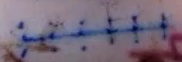
#> input picture cvat_dataset/images/default/SA_20211012-164802_incision_crop_0.jpg, 182 x 62 px
$ python tresholding_Hough.py
#> lines starting #> are read from the running program, lines starting #| are printed output that depends on the picture; after the words box and inside, x2 and y2 are one past the last pixel; in counts of white or black regions, pixels touching at a corner belong together
### detector.py
import numpy as np
import cv2 as cv
from sklearn.cluster import KMeans
from sklearn.metrics import silhouette_score


# [44 lines left out: function horizontal_line_detection, not called in this run]


def vertical_line_detection(PATH_TO_FILE):

    img = cv.imread(PATH_TO_FILE)
    gray = cv.cvtColor(img, cv.COLOR_BGR2GRAY)

    gray = cv.GaussianBlur(gray, (17, 17), 0)

    h, w = gray.shape
    w = int(w * 2)
    h = int(h * 2)
    gray = cv.resize(gray, (w, h), interpolation=cv.INTER_CUBIC)

    # Apply adaptive thresholding
    thresh = cv.adaptiveThreshold(gray, 255, cv.ADAPTIVE_THRESH_GAUSSIAN_C, cv.THRESH_BINARY_INV, 17, 2)

    h, w = thresh.shape
    kernel_vertical = cv.getStructuringElement(cv.MORPH_RECT, (1,8))
    eroded = cv.erode(thresh, kernel_vertical, iterations=1)
    thinner_line = cv.dilate(eroded, kernel_vertical, iterations=1)
    kernel_vertical = cv.getStructuringElement(cv.MORPH_RECT, (1, 9))
    thinner_line = cv.dilate(thinner_line, kernel_vertical, iterations=3)
    kernel_vertical = cv.getStructuringElement(cv.MORPH_RECT, (3, 1))
    thinner_line = cv.erode(thinner_line, kernel_vertical, iterations=1)

    # Perform Hough Transform to detect lines
    lines = cv.HoughLinesP(thinner_line, 1, np.pi / 180, 15, h*0.2, h*0.1)
    print(lines)
    # Identify stitches based on their angle
    stitches = []
    if lines is not None:
        for line in lines:
            x1, y1, x2, y2 = line[0]
            angle = np.arctan2(y2 - y1, x2 - x1) * 180 / np.pi
            if np.abs(angle) > 55:
                stitches.append(line)

    # if stitches are empty, try to adjust the angle
    if len(stitches) < 2:
        if lines is not None:
            for line in lines:
                x1, y1, x2, y2 = line[0]
                angle = np.arctan2(y2 - y1, x2 - x1) * 180 / np.pi
                if np.abs(angle) > 20:
                    stitches.append(line)
    if img.shape == thresh.shape:
        return stitches
    else:
        ratio = int(thresh.shape[0] / img.shape[0])  # ratio between two images
        for i in range(0, len(stitches)):
            stitches[i][0] = (stitches[i][0] / ratio).astype(np.int32)
        return stitches

def average_coordinates(start_points, end_points):
    keypoints_out = list()
    # controlling if any incisions and stitches were detected
    if len(start_points) != 0 and len(end_points) != 0:
        start_x = np.mean(start_points[:, 0]).astype(np.int32)
        start_y = np.mean(start_points[:, 1]).astype(np.int32)
        end_x = np.mean(end_points[:, 0]).astype(np.int32)
        end_y = np.mean(end_points[:, 1]).astype(np.int32)

        # returning the proper format
        keypoints_out.append(np.array([[start_x, start_y, end_x, end_y]]))

    return keypoints_out

def postprocessing_stitch(keypoints, img):

    if len(keypoints) > 2:
        k_means_in = list()
        for i in range(len(keypoints)):
            points = keypoints[i][0]
            k_means_in.append(points)
        k_means_in = np.array(k_means_in)

        clusters = dict()
        k_values = range(2, len(keypoints))
        silhouette_scores = []

        for k in k_values:
            kmeans = KMeans(n_clusters=k, n_init="auto")
            kmeans.fit(k_means_in)
            labels = kmeans.labels_
            score = silhouette_score(k_means_in, labels)
            silhouette_scores.append(score)

        best_k = k_values[np.argmax(silhouette_scores)]

        kmeans = KMeans(n_clusters=best_k)
        kmeans.fit(k_means_in)
        labels = kmeans.labels_

        for i, label in enumerate(labels):
            if label not in clusters:
                clusters[label] = []
            clusters[label].append([k_means_in[i]])

        final_keypoints = list()
        for i in range(0, len(clusters.keys())):
            start_points_inc = list()
            end_points_inc = list()
            for j in range(0, len(clusters[i])):
                current_points = clusters[i][0][0]
                start_part = np.array([current_points[0], current_points[1]])
                end_part = np.array([current_points[2], current_points[3]])
                start_points_inc.append(start_part)
                end_points_inc.append(end_part)
            keypoints_average = average_coordinates(np.array([start_part]), np.array([end_part]))
            final_keypoints.append(keypoints_average)
            start_part = list()
            end_part = list()

        if final_keypoints is not None:
            final_coordinations = list()
            banned_lines = list()
            for index1, line1 in enumerate(final_keypoints):
                for index2 in range(index1 + 1, len(final_keypoints)):
                    line2 = final_keypoints[index2]
                    line1_midpoint = [(line1[0][0][0] + line1[0][0][2]) / 2, (line1[0][0][1] + line1[0][0][3]) / 2]
                    line2_midpoint = [(line2[0][0][0] + line2[0][0][2]) / 2, (line2[0][0][1] + line2[0][0][3]) / 2]
                    distance = calculate_distance(line1_midpoint[0], line1_midpoint[1], line2_midpoint[0],
                                                  line2_midpoint[1])
                    if distance <= img.shape[1] * 0.05:
                        start_points = [[line1[0][0][0], line1[0][0][1]], [line2[0][0][2], line2[0][0][3]]]
                        end_points = [[line1[0][0][2], line1[0][0][3]], [line2[0][0][0], line2[0][0][1]]]
                        one_line = average_coordinates(np.array(start_points), np.array(end_points))
                        final_coordinations.append(one_line)
                        banned_lines.append(line1)
                        banned_lines.append(line2)

            for line1 in final_keypoints:
                if line_in_lines(line1, banned_lines):
                    continue
                else:
                    final_coordinations.append(line1)
            return final_coordinations
        else:
            return None


def calculate_distance(x1, y1, x2, y2):
    return np.sqrt((x2 - x1)**2 + (y2 - y1)**2)


def line_in_lines(line, keypoints):
    for points in keypoints:
        if len(points) > 1:
            for point in points:
                if point == line:
                    return True
                    break
        elif np.array_equal(points[0][0], line[0][0]):
            return True
            break
    return False

### tresholding_Hough.py
import numpy as np
import cv2 as cv
from matplotlib import pyplot as plt

PATH_TO_IMG = 'cvat_dataset/images/default/SA_20211012-164802_incision_crop_0.jpg'

img = cv.imread(PATH_TO_IMG, cv.IMREAD_GRAYSCALE)
h,w = img.shape
assert img is not None, "file could not be read, check with os.path.exists()"
img = cv.medianBlur(img,5)
ret,th1 = cv.threshold(img,110,255,cv.THRESH_BINARY)
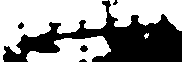
#> th1: shape (62, 182); 58.9% white; 5 black regions (2 under 20 px), largest, box (x1, y1, x2, y2) and area: (3, 0, 182, 62) 4542, (80, 45, 88, 52) 40, (18, 22, 24, 29) 29
cv.imwrite('failed/tresholded1.png', th1)
th2 = cv.adaptiveThreshold(img,255,cv.ADAPTIVE_THRESH_MEAN_C,\
            cv.THRESH_BINARY,11,2)
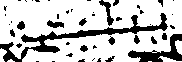
#> th2: shape (62, 182); 76.8% white; 46 black regions (31 under 20 px), largest, box (x1, y1, x2, y2) and area: (0, 13, 168, 62) 1282, (128, 34, 182, 62) 556, (99, 0, 114, 26) 130
cv.imwrite('failed/tresholded2.png', th2)
th3 = cv.adaptiveThreshold(img,255,cv.ADAPTIVE_THRESH_GAUSSIAN_C,\
            cv.THRESH_BINARY_INV,11,2)
#> th3: shape (62, 182); 18.4% white; 56 white regions (41 under 20 px), largest, box (x1, y1, x2, y2) and area: (22, 13, 167, 53) 852, (161, 34, 182, 61) 243, (128, 51, 163, 62) 196
cv.imwrite('failed/tresholded3.png', th3)

kernel = np.ones((1,3),np.uint8)
morph = cv.morphologyEx(th3, cv.MORPH_OPEN, kernel)
#> morph: shape (62, 182); 17% white; 29 white regions (13 under 20 px), largest, box (x1, y1, x2, y2) and area: (22, 15, 167, 52) 827, (161, 34, 182, 61) 243, (128, 52, 163, 62) 181
kernel = np.ones((1,3),np.uint8)
morph = cv.erode(morph,kernel,iterations = 3)
#> morph: shape (62, 182); 6.4% white; 20 white regions (14 under 20 px), largest, box (x1, y1, x2, y2) and area: (25, 30, 103, 42) 261, (109, 26, 156, 33) 149, (34, 46, 56, 52) 84, (164, 52, 182, 60) 62, (173, 34, 182, 40) 46, (131, 52, 143, 57) 33
kernel = np.ones((1,5),np.uint8)
morph = cv.dilate(morph,kernel,iterations = 1)
#> morph: shape (62, 182); 8.9% white; 16 white regions (7 under 20 px), largest, box (x1, y1, x2, y2) and area: (23, 30, 105, 42) 317, (107, 26, 158, 33) 181, (32, 45, 58, 52) 113


# cv.imwrite('failed/tresholded.png', th3)
#
# lines_list = []
# lines = cv.HoughLinesP(
#     morph,  # Input edge image
#     10,  # Distance resolution in pixels
#     np.pi / 180,  # Angle resolution in radians
#     threshold=150,  # Min number of votes for valid line
#     minLineLength=w/1.8,  # Min allowed length of line
#     maxLineGap=10 # Max allowed gap between line for joining them
# )
# print(lines)
#
# # Iterate over points
# for points in lines:
#     # Extracted points nested in the list
#     x1, y1, x2, y2 = points[0]
#     # Draw the lines joing the points
#     # On the original image
#     cv.line(img, (x1, y1), (x2, y2), (0, 255, 0), 2)
#     # Maintain a simples lookup list for points
#     lines_list.append([(x1, y1), (x2, y2)])
#
# cv.imwrite('failed/detectedLinesTresh.png', img)
# thresh = cv.adaptiveThreshold(img, 255, cv.ADAPTIVE_THRESH_GAUSSIAN_C, cv.THRESH_BINARY, 17, 2)
#
# # Determine the mean value of the binary image
# mean_value = np.mean(thresh)
#
# # Set Canny parameters based on the mean value
# low_threshold = int(mean_value * 0.5)
# high_threshold = int(mean_value * 1)
#
# # Apply Canny edge detection
# edges = cv.Canny(thresh, low_threshold, high_threshold)
# cv.imwrite('canny.png', edges)
# kernel_vertical = cv.getStructuringElement(cv.MORPH_RECT, (1, 6))
# vertical_lines = cv.morphologyEx(edges, cv.MORPH_OPEN, kernel_vertical)
# vertical_lines = cv.dilate(vertical_lines, kernel_vertical, iterations=5)
# kernel_horizontal = cv.getStructuringElement(cv.MORPH_RECT, (5, 1))
# horizontal_lines = cv.morphologyEx(edges, cv.MORPH_OPEN, kernel_horizontal)
# enhanced_lines = cv.bitwise_or(vertical_lines, horizontal_lines)
#
# cv.imwrite('verticalTresh.png', vertical_lines)
#
# lines1 = cv.HoughLinesP(
#     vertical_lines,  # Input edge image
#     1,  # Distance resolution in pixels
#     np.pi / 180,  # Angle resolution in radians
#     threshold=None,  # Min number of votes for valid line
#     minLineLength=1,  # Min allowed length of line
#     maxLineGap=25 # Max allowed gap between line for joining them
# )
# print(lines1)

from detector import postprocessing_stitch, vertical_line_detection
false1= 0
fin = vertical_line_detection(PATH_TO_IMG)
#> in vertical_line_detection, img is the input picture: shape (62, 182, 3); mean B, G, R 122.6, 105.5, 118.5
#> in vertical_line_detection, `gray = cv.GaussianBlur(gray, (17, 17), 0)`:
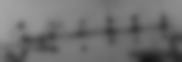
#> gray: shape (62, 182); min 23, max 165, mean 111.4
#> in vertical_line_detection, `thresh = cv.adaptiveThreshold(gray, 255, cv.ADAPTIVE_THRESH_GAUSSIAN_C..`:
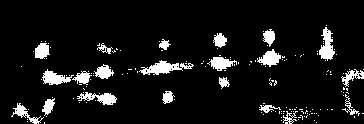
#> thresh: shape (124, 364); 8.3% white; 162 white regions (141 under 20 px), largest, box (x1, y1, x2, y2) and area: (139, 60, 194, 75) 374, (319, 27, 335, 61) 304, (77, 92, 117, 105) 268
#> in vertical_line_detection, `eroded = cv.erode(thresh, kernel_vertical, iterations=1)`:
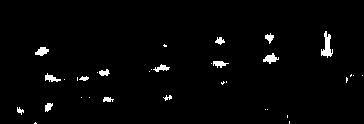
#> eroded: shape (124, 364); 2.1% white; 34 white regions (20 under 20 px), largest, box (x1, y1, x2, y2) and area: (321, 31, 333, 58) 163, (263, 53, 279, 64) 92, (35, 47, 49, 56) 82
#> in vertical_line_detection, `thinner_line = cv.dilate(thinner_line, kernel_vertical, iterations=3)`:
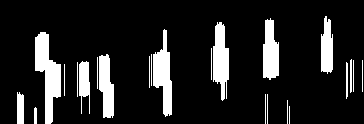
#> thinner_line: shape (124, 364); 13.9% white; 23 white regions (1 under 20 px), largest, box (x1, y1, x2, y2) and area: (35, 32, 61, 124) 1261, (153, 29, 172, 117) 950, (213, 22, 229, 101) 877
#> in vertical_line_detection, `thinner_line = cv.erode(thinner_line, kernel_vertical, iterations=1)`:
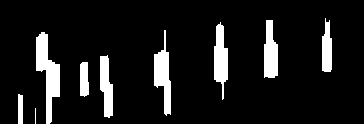
#> thinner_line: shape (124, 364); 10.3% white; 9 white regions (1 under 20 px), largest, box (x1, y1, x2, y2) and area: (36, 32, 60, 124) 1071, (154, 30, 171, 116) 766, (214, 22, 228, 100) 696
#> in vertical_line_detection, `lines = cv.HoughLinesP(thinner_line, 1, np.pi / 180, 15, h*0.2, h*0.1)`: lines = 89 rows, first 6: [264, 67, 277, 67], [101, 65, 103, 91], [214, 66, 227, 63], [46, 88, 59, 87], [46, 71, 59, 70], [154, 65, 168, 63]
#> (printed output is left out)
#> the loop in vertical_line_detection, `for line in lines:` made 89 passes
#> (x1, y1, x2, y2, angle) on passes 1 to 8: (264, 67, 277, 67, 0), (101, 65, 103, 91, 85.6), (214, 66, 227, 63, -12.99), (46, 88, 59, 87, -4.4), (46, 71, 59, 70, -4.4), (154, 65, 168, 63, -8.13), (154, 62, 168, 60, -8.13), (154, 84, 169, 81, -11.31)
#> after the loop in vertical_line_detection, `for line in lines:`: stitches = 24 items, first 6: [[101, 65, 103, 91]], [[328, 35, 331, 69]], [[166, 86, 167, 113]], [[109, 98, 111, 115]], [[110, 99, 112, 115]], [[108, 97, 109, 117]]
#> the loop in vertical_line_detection, `for i in range(0, len(stitches)):` made 24 passes
#> after the loop in vertical_line_detection, `for i in range(0, len(stitches)):`: stitches = 24 items, first 6: [[50, 32, 51, 45]], [[164, 17, 165, 34]], [[83, 43, 83, 56]], [[54, 49, 55, 57]], [[55, 49, 56, 57]], [[54, 48, 54, 58]]
#> fin has the same summary as stitches in vertical_line_detection
fin = postprocessing_stitch(fin, img)
#> the loop in postprocessing_stitch, `for i in range(len(keypoints)):` made 24 passes
#> after the loop in postprocessing_stitch, `for i in range(len(keypoints)):`: k_means_in = 24 items, first 6: [50, 32, 51, 45], [164, 17, 165, 34], [83, 43, 83, 56], [54, 49, 55, 57], [55, 49, 56, 57], [54, 48, 54, 58]
#> in postprocessing_stitch, `k_means_in = np.array(k_means_in)`: k_means_in = 24 rows, first 6: [50, 32, 51, 45], [164, 17, 165, 34], [83, 43, 83, 56], [54, 49, 55, 57], [55, 49, 56, 57], [54, 48, 54, 58]
#> the loop in postprocessing_stitch, `for k in k_values:` made 22 passes
#> score on passes 1 to 8: 0.527, 0.589, 0.489, 0.67, 0.611, 0.641, 0.646, 0.67
#> after the loop in postprocessing_stitch, `for k in k_values:`: silhouette_scores = [0.527, 0.589, 0.489, 0.67, 0.611, 0.641, 0.646, 0.67, 0.64, 0.601, 0.571, 0.537, 0.499, 0.468, 0.417, 0.392, 0.33, 0.304, 0.277, 0.209, 0.167, 0.167]
#> in postprocessing_stitch, `best_k = k_values[np.argmax(silhouette_scores)]`: best_k = 5
#> in postprocessing_stitch, `labels = kmeans.labels_`: labels = 24 values, max 4 at index 0, min 0 at index 2, mean 1.54
#> the loop in postprocessing_stitch, `for i, label in enumerate(labels):` made 24 passes
#> label on passes 1 to 8: 4, 3, 0, 2, 2, 2, 1, 2
#> after the loop in postprocessing_stitch, `for i, label in enumerate(labels):`: clusters = 5 items
#> the loop in postprocessing_stitch, `for i in range(0, len(clusters.keys())):` made 5 passes
#> after the loop in postprocessing_stitch, `for i in range(0, len(clusters.keys())):`: final_keypoints = [[[[83, 43, 83, 56]]], [[[18, 19, 19, 29]]], [[[54, 49, 55, 57]]], [[[164, 17, 165, 34]]], [[[50, 32, 51, 45]]]]
#> the loop in postprocessing_stitch, `for index1, line1 in enumerate(final_keypoints):` made 5 passes
#> after the loop in postprocessing_stitch, `for index1, line1 in enumerate(final_keypoints):`: banned_lines = []
#> the loop in postprocessing_stitch, `for line1 in final_keypoints:` made 5 passes
#> after the loop in postprocessing_stitch, `for line1 in final_keypoints:`: final_coordinations has the same summary as final_keypoints
#> fin has the same summary as final_keypoints in postprocessing_stitch
for points in fin:

    # Extracted points nested in the list
    x1, y1, x2, y2 = points[0][0]

    # Draw the lines joing the points
    # On the original image
    cv.line(img, (x1, y1), (x2, y2), (0, 255, 0), 1)
#> this loop made 5 passes
#> img: shape (62, 182)
cv.imwrite('detectedLinesVertical.png', img)
